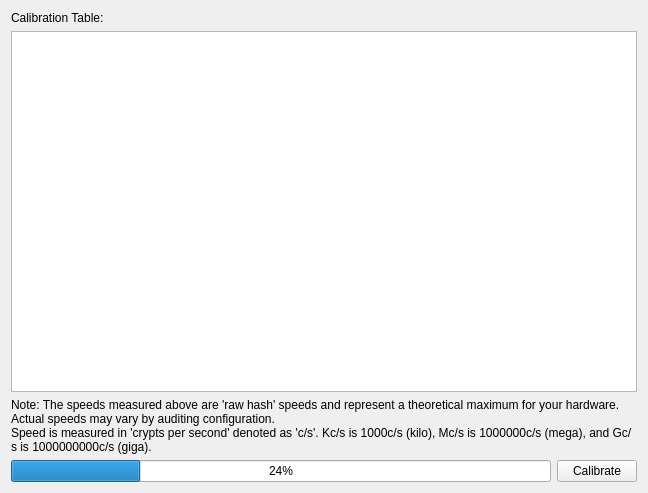
<?xml version="1.0" encoding="UTF-8"?>
<ui version="4.0">
 <class>CalibrationTable</class>
 <widget class="QWidget" name="CalibrationTable">
  <property name="geometry">
   <rect>
    <x>0</x>
    <y>0</y>
    <width>648</width>
    <height>493</height>
   </rect>
  </property>
  <property name="windowTitle">
   <string>Form</string>
  </property>
  <layout class="QVBoxLayout" name="verticalLayout">
   <item>
    <widget class="QLabel" name="label">
     <property name="text">
      <string>Calibration Table:</string>
     </property>
    </widget>
   </item>
   <item>
    <widget class="QTableWidget" name="calibrationTable"/>
   </item>
   <item>
    <widget class="QLabel" name="label_2">
     <property name="text">
      <string>Note: The speeds measured above are 'raw hash' speeds and represent a theoretical maximum for your hardware. Actual speeds may vary by auditing configuration.
Speed is measured in 'crypts per second' denoted as 'c/s'. Kc/s is 1000c/s (kilo), Mc/s is 1000000c/s (mega), and Gc/s is 1000000000c/s (giga).</string>
     </property>
     <property name="wordWrap">
      <bool>true</bool>
     </property>
    </widget>
   </item>
   <item>
    <layout class="QHBoxLayout" name="horizontalLayout">
     <item>
      <widget class="QProgressBar" name="calibrationProgress">
       <property name="value">
        <number>24</number>
       </property>
      </widget>
     </item>
     <item>
      <widget class="QPushButton" name="calibrateButton">
       <property name="text">
        <string>Calibrate</string>
       </property>
      </widget>
     </item>
    </layout>
   </item>
  </layout>
 </widget>
 <resources/>
 <connections/>
</ui>
